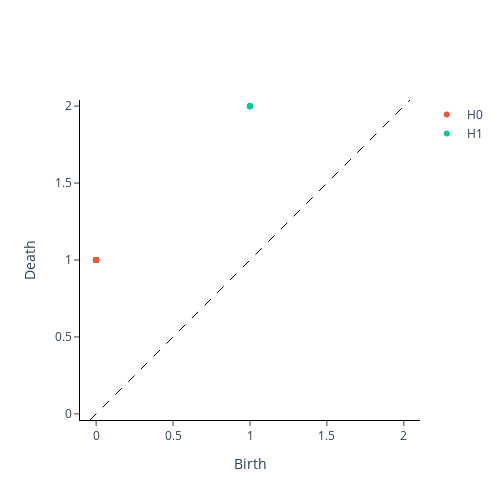

Write notebook code for a chart like this one.
### Markdown cell above
## Persistent Homology

### Code cell
#Persistent homology diagram for undirected graphs
#Vietoris-Rips Persistence
#Preprocessing (unweighted graphs): GraphGeodesicDistance

#Erdos-Renyi G(n, M) graph
X_ggd = GraphGeodesicDistance(directed=False, unweighted=True).fit_transform([M_GnM_und])
diagram_VR_GnM = VietorisRipsPersistence(metric="precomputed").fit_transform_plot(X_ggd);

### Figure 1 — Plotly figure (JSON) as saved in the notebook; plotly's stock layout.template omitted (floating-point values rounded to 4 significant figures)
{"data": [{"hoverinfo": "none", "line": {"color": "black", "dash": "dash", "width": 1}, "mode": "lines", "showlegend": false, "type": "scatter", "x": [-0.04, 2.04], "y": [-0.04, 2.04]}, {"hoverinfo": "text", "hovertext": ["(0.0, 1.0), multiplicity: 19", "(0.0, 1.0), multiplicity: 19", "(0.0, 1.0), multiplicity: 19", "(0.0, 1.0), multiplicity: 19", "(0.0, 1.0), multiplicity: 19", "(0.0, 1.0), multiplicity: 19", "(0.0, 1.0), multiplicity: 19", "(0.0, 1.0), multiplicity: 19", "(0.0, 1.0), multiplicity: 19", "(0.0, 1.0), multiplicity: 19", "(0.0, 1.0), multiplicity: 19", "(0.0, 1.0), multiplicity: 19", "(0.0, 1.0), multiplicity: 19", "(0.0, 1.0), multiplicity: 19", "(0.0, 1.0), multiplicity: 19", "(0.0, 1.0), multiplicity: 19", "(0.0, 1.0), multiplicity: 19", "(0.0, 1.0), multiplicity: 19", "(0.0, 1.0), multiplicity: 19"], "mode": "markers", "name": "H0", "type": "scatter", "x": [0, 0, 0, 0, 0, 0, 0, 0, 0, 0, 0, 0, 0, 0, 0, 0, 0, 0, 0], "y": [1, 1, 1, 1, 1, 1, 1, 1, 1, 1, 1, 1, 1, 1, 1, 1, 1, 1, 1]}, {"hoverinfo": "text", "hovertext": ["(1.0, 2.0), multiplicity: 6", "(1.0, 2.0), multiplicity: 6", "(1.0, 2.0), multiplicity: 6", "(1.0, 2.0), multiplicity: 6", "(1.0, 2.0), multiplicity: 6", "(1.0, 2.0), multiplicity: 6"], "mode": "markers", "name": "H1", "type": "scatter", "x": [1, 1, 1, 1, 1, 1], "y": [2, 2, 2, 2, 2, 2]}], "layout": {"height": 500, "plot_bgcolor": "white", "width": 500, "xaxis": {"autorange": false, "exponentformat": "e", "linecolor": "black", "linewidth": 1, "mirror": false, "range": [-0.04, 2.04], "showexponent": "all", "showline": true, "side": "bottom", "ticks": "outside", "title": {"text": "Birth"}, "type": "linear", "zeroline": true}, "yaxis": {"autorange": false, "exponentformat": "e", "linecolor": "black", "linewidth": 1, "mirror": false, "range": [-0.04, 2.04], "scaleanchor": "x", "scaleratio": 1, "showexponent": "all", "showline": true, "side": "left", "ticks": "outside", "title": {"text": "Death"}, "type": "linear", "zeroline": true}}}
